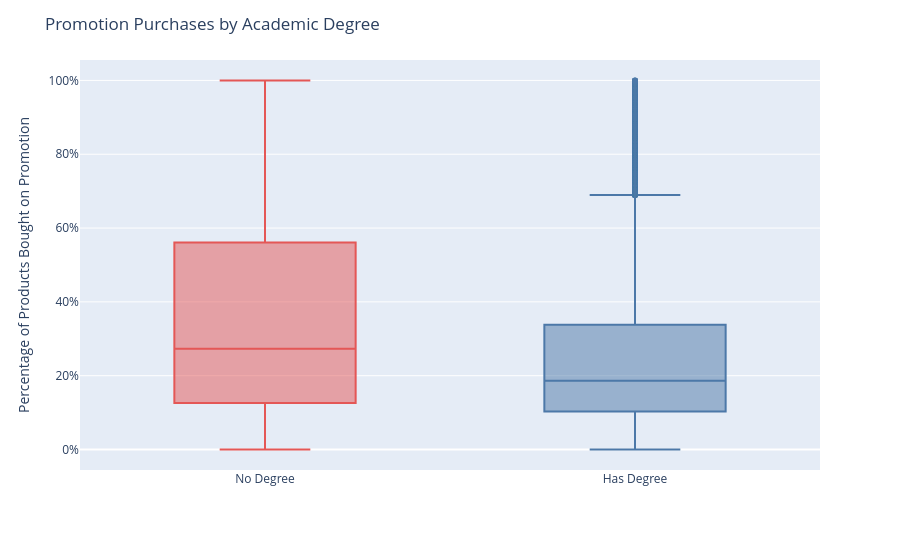

Notebook cell for this chart:
### Markdown cell above
## Promotions and Education

The promotion percentage contains invalid values, so it is temporarily corrected here for visualization. The permanent correction is applied during preprocessing.

### Code cell
customer_info_eda['degree'] = customer_info_eda['customer_name'].str.contains('Phd.|Msc.|Mst.|Bsc.', case=False, na=False).astype(int)

promotion = customer_info_eda['percentage_of_products_bought_promotion'].abs()
promotion[promotion > 1] = promotion[promotion > 1] / 10
customer_info_eda['pct_prod_in_promotion'] = promotion

plot_promotion_by_degree(customer_info_eda)

### Figure 1 — Plotly figure (JSON) as saved in the notebook; plotly's stock layout.template omitted (floating-point values rounded to 4 significant figures; data arrays with more than 128 entries replaced by an {"elided": "..."} marker saying what was removed)
{"data": [{"alignmentgroup": "True", "boxpoints": "outliers", "hovertemplate": "degree_label=%{x}<br>pct_prod_in_promotion=%{y}<extra></extra>", "legendgroup": "No Degree", "marker": {"color": "#E45756"}, "name": "No Degree", "notched": false, "offsetgroup": "No Degree", "orientation": "v", "showlegend": true, "type": "box", "x": {"elided": "15755 str values"}, "x0": " ", "xaxis": "x", "y": {"elided": "15755 float values"}, "y0": " ", "yaxis": "y"}, {"alignmentgroup": "True", "boxpoints": "outliers", "hovertemplate": "degree_label=%{x}<br>pct_prod_in_promotion=%{y}<extra></extra>", "legendgroup": "Has Degree", "marker": {"color": "#4C78A8"}, "name": "Has Degree", "notched": false, "offsetgroup": "Has Degree", "orientation": "v", "showlegend": true, "type": "box", "x": {"elided": "18305 str values"}, "x0": " ", "xaxis": "x", "y": {"elided": "18305 float values"}, "y0": " ", "yaxis": "y"}], "layout": {"boxmode": "overlay", "height": 550, "legend": {"title": {"text": "degree_label"}, "tracegroupgap": 0}, "margin": {"t": 60}, "showlegend": false, "title": {"text": "Promotion Purchases by Academic Degree"}, "width": 900, "xaxis": {"anchor": "y", "categoryarray": ["No Degree", "Has Degree"], "categoryorder": "array", "domain": [0, 1], "title": {}}, "yaxis": {"anchor": "x", "domain": [0, 1], "tickformat": ".0%", "title": {"text": "Percentage of Products Bought on Promotion"}}}}
